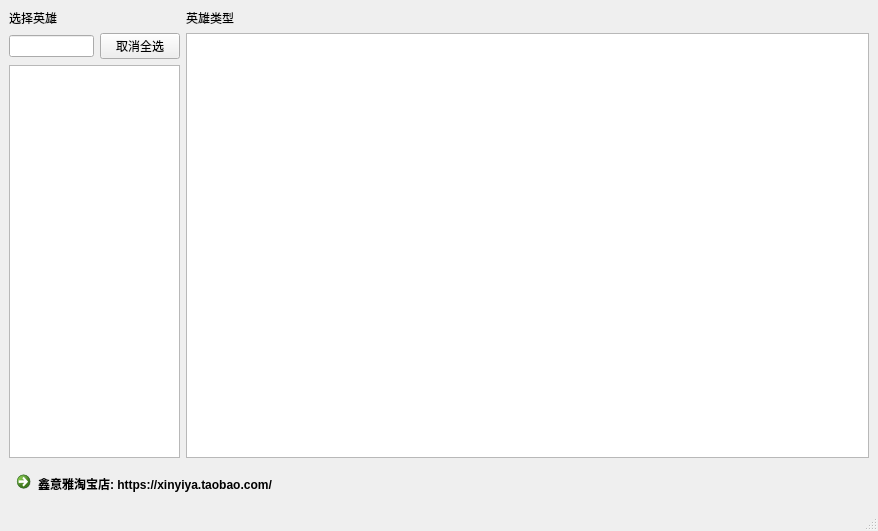
<?xml version="1.0" encoding="UTF-8"?>
<ui version="4.0">
 <class>MainWindow</class>
 <widget class="QMainWindow" name="MainWindow">
  <property name="geometry">
   <rect>
    <x>0</x>
    <y>0</y>
    <width>878</width>
    <height>531</height>
   </rect>
  </property>
  <property name="windowTitle">
   <string>英雄联盟之英雄类型表-专业软件定制开发 https://xinyiya.taobao.com/</string>
  </property>
  <widget class="QWidget" name="centralwidget">
   <layout class="QVBoxLayout" name="verticalLayout_3">
    <item>
     <layout class="QHBoxLayout" name="horizontalLayout" stretch="1,4">
      <item>
       <layout class="QVBoxLayout" name="verticalLayout">
        <item>
         <widget class="QLabel" name="label">
          <property name="text">
           <string>选择英雄</string>
          </property>
         </widget>
        </item>
        <item>
         <layout class="QHBoxLayout" name="horizontalLayout_2">
          <item>
           <widget class="QLineEdit" name="txtHeroSearch"/>
          </item>
          <item>
           <widget class="QPushButton" name="btnCancelAllSelect">
            <property name="text">
             <string>取消全选</string>
            </property>
           </widget>
          </item>
         </layout>
        </item>
        <item>
         <widget class="QListWidget" name="lstHeros"/>
        </item>
       </layout>
      </item>
      <item>
       <layout class="QVBoxLayout" name="verticalLayout_2">
        <item>
         <widget class="QLabel" name="label_2">
          <property name="text">
           <string>英雄类型</string>
          </property>
         </widget>
        </item>
        <item>
         <widget class="QTableWidget" name="tblHeros"/>
        </item>
       </layout>
      </item>
     </layout>
    </item>
    <item>
     <widget class="QCommandLinkButton" name="commandLinkButton">
      <property name="text">
       <string>鑫意雅淘宝店: https://xinyiya.taobao.com/</string>
      </property>
     </widget>
    </item>
   </layout>
  </widget>
  <widget class="QMenuBar" name="menubar">
   <property name="geometry">
    <rect>
     <x>0</x>
     <y>0</y>
     <width>878</width>
     <height>21</height>
    </rect>
   </property>
  </widget>
  <widget class="QStatusBar" name="statusbar"/>
 </widget>
 <resources/>
 <connections>
  <connection>
   <sender>commandLinkButton</sender>
   <signal>clicked()</signal>
   <receiver>MainWindow</receiver>
   <slot>linkMyShop()</slot>
   <hints>
    <hint type="sourcelabel">
     <x>234</x>
     <y>481</y>
    </hint>
    <hint type="destinationlabel">
     <x>415</x>
     <y>277</y>
    </hint>
   </hints>
  </connection>
  <connection>
   <sender>btnCancelAllSelect</sender>
   <signal>clicked()</signal>
   <receiver>MainWindow</receiver>
   <slot>cancelAllSelected()</slot>
   <hints>
    <hint type="sourcelabel">
     <x>127</x>
     <y>63</y>
    </hint>
    <hint type="destinationlabel">
     <x>7</x>
     <y>85</y>
    </hint>
   </hints>
  </connection>
  <connection>
   <sender>txtHeroSearch</sender>
   <signal>textChanged(QString)</signal>
   <receiver>MainWindow</receiver>
   <slot>heroSearchChanged()</slot>
   <hints>
    <hint type="sourcelabel">
     <x>59</x>
     <y>67</y>
    </hint>
    <hint type="destinationlabel">
     <x>7</x>
     <y>48</y>
    </hint>
   </hints>
  </connection>
 </connections>
 <slots>
  <slot>linkMyShop()</slot>
  <slot>cancelAllSelected()</slot>
  <slot>heroSearchChanged()</slot>
 </slots>
</ui>
